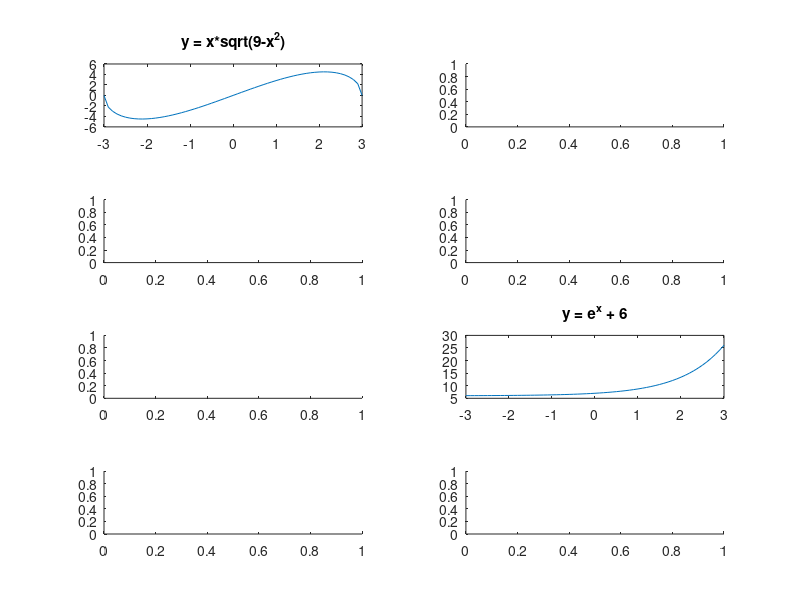

MATLAB code to generate this figure:
% Create a figure with a 2-by-4 grid vertically (4-by-2 horizontally).

figure;

% Function 1: y = x*sqrt(9-x^2).

subplot(4, 2, 1);
x1 = -3:0.1:3;
y1 = x1 .* sqrt(9 - x1.^2);
plot(x1, y1);
title('y = x*sqrt(9-x^2)');

% Function 2: y = e^x + 6.

subplot(4, 2, 6);
x2 = -3:0.1:3;
y2 = exp(x2) + 6;
plot(x2, y2);
title('y = e^x + 6');

% Repeat for the other empty subplots.

for i = 1:2
    subplot(4, 2, i);
    axis on;
end

for i = 3:4
    subplot(4, 2, i);
    axis on;
end

for i = 5:6
    subplot(4, 2, i);
    axis on;
end

for i = 7:8
    subplot(4, 2, i);
    axis on;
end
